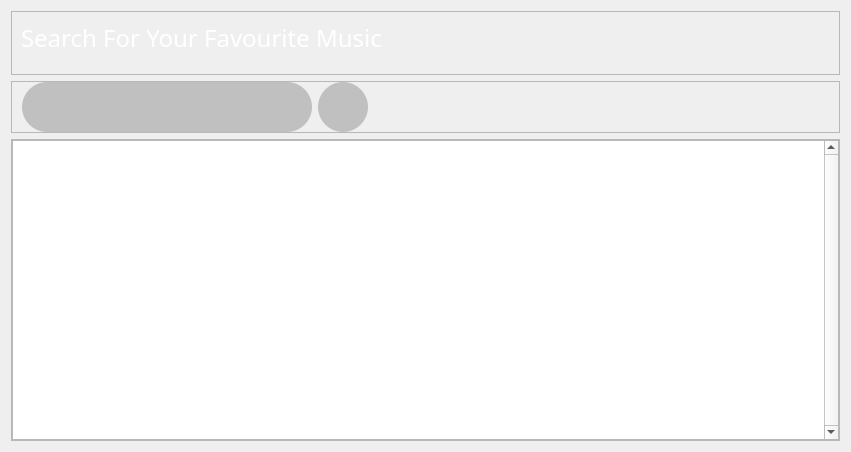
         <widget class="QWidget" name="explorePage">
          <layout class="QVBoxLayout" name="verticalLayout_2">
           <item>
            <widget class="QFrame" name="searchHeadingFrame">
             <property name="frameShape">
              <enum>QFrame::StyledPanel</enum>
             </property>
             <property name="frameShadow">
              <enum>QFrame::Raised</enum>
             </property>
             <layout class="QGridLayout" name="gridLayout_24">
              <property name="bottomMargin">
               <number>19</number>
              </property>
              <item row="0" column="0">
               <widget class="QLabel" name="searchHeading">
                <property name="minimumSize">
                 <size>
                  <width>390</width>
                  <height>0</height>
                 </size>
                </property>
                <property name="maximumSize">
                 <size>
                  <width>390</width>
                  <height>16777215</height>
                 </size>
                </property>
                <property name="font">
                 <font>
                  <family>Inter 24pt SemiBold</family>
                  <pointsize>18</pointsize>
                 </font>
                </property>
                <property name="styleSheet">
                 <string notr="true">background-color:rgba(0,0,0,0); color:white;</string>
                </property>
                <property name="text">
                 <string>Search For Your Favourite Music</string>
                </property>
               </widget>
              </item>
              <item row="0" column="1">
               <spacer name="horizontalSpacer_14">
                <property name="orientation">
                 <enum>Qt::Horizontal</enum>
                </property>
                <property name="sizeHint" stdset="0">
                 <size>
                  <width>40</width>
                  <height>20</height>
                 </size>
                </property>
               </spacer>
              </item>
             </layout>
            </widget>
           </item>
           <item>
            <widget class="QFrame" name="searchbarFrame">
             <property name="frameShape">
              <enum>QFrame::StyledPanel</enum>
             </property>
             <property name="frameShadow">
              <enum>QFrame::Raised</enum>
             </property>
             <layout class="QHBoxLayout" name="horizontalLayout_12">
              <property name="spacing">
               <number>6</number>
              </property>
              <property name="leftMargin">
               <number>10</number>
              </property>
              <property name="topMargin">
               <number>0</number>
              </property>
              <property name="rightMargin">
               <number>0</number>
              </property>
              <property name="bottomMargin">
               <number>0</number>
              </property>
              <item>
               <widget class="QLineEdit" name="searchBox">
                <property name="minimumSize">
                 <size>
                  <width>290</width>
                  <height>50</height>
                 </size>
                </property>
                <property name="maximumSize">
                 <size>
                  <width>290</width>
                  <height>49</height>
                 </size>
                </property>
                <property name="font">
                 <font>
                  <family>Inter 18pt</family>
                  <pointsize>12</pointsize>
                 </font>
                </property>
                <property name="styleSheet">
                 <string notr="true">

QLineEdit {
    background-color: rgba(0, 0, 0, 150);  /* Background color (optional) */
    color: white;                          /* Text color */
/*     border: 1px solid rgba(255, 255, 255, 200); Border color */
    padding: 8px;                         /* Padding inside the line edit */
	border-radius:25px;
	background:rgba(0,0,0,50);
}

QLineEdit:focus {
	border-radius:25px;
	padding:8px;
    border: 2px solid rgba(255, 255, 255, 255); /* Highlight border color */
    background-color: rgba(0, 0, 0, 100); /* Highlight color */
}</string>
                </property>
               </widget>
              </item>
              <item>
               <widget class="QPushButton" name="search">
                <property name="minimumSize">
                 <size>
                  <width>50</width>
                  <height>50</height>
                 </size>
                </property>
                <property name="maximumSize">
                 <size>
                  <width>50</width>
                  <height>50</height>
                 </size>
                </property>
                <property name="styleSheet">
                 <string notr="true">QPushButton {
border-radius:25px;
background-color:rgba(0,0,0,50);
border:none;
}

QPushButton::hover {
border-radius:25px;
background-color:rgba(255,255,255, 50);
border:none;
}

QPushButton::pressed {
border-radius:25px;
background-color:rgba(255,255,255, 30);
border:none;
}
</string>
                </property>
                <property name="text">
                 <string/>
                </property>
                <property name="icon">
                 <iconset>
                  <normaloff>../../../../Downloads/icons8-search-90.png</normaloff>../../../../Downloads/icons8-search-90.png</iconset>
                </property>
                <property name="iconSize">
                 <size>
                  <width>24</width>
                  <height>24</height>
                 </size>
                </property>
               </widget>
              </item>
              <item>
               <spacer name="horizontalSpacer_13">
                <property name="orientation">
                 <enum>Qt::Horizontal</enum>
                </property>
                <property name="sizeHint" stdset="0">
                 <size>
                  <width>471</width>
                  <height>20</height>
                 </size>
                </property>
               </spacer>
              </item>
             </layout>
            </widget>
           </item>
           <item>
            <widget class="QFrame" name="explorePageBody">
             <property name="minimumSize">
              <size>
               <width>0</width>
               <height>300</height>
              </size>
             </property>
             <property name="maximumSize">
              <size>
               <width>16777215</width>
               <height>16777215</height>
              </size>
             </property>
             <property name="frameShape">
              <enum>QFrame::StyledPanel</enum>
             </property>
             <property name="frameShadow">
              <enum>QFrame::Raised</enum>
             </property>
             <layout class="QGridLayout" name="gridLayout_5">
              <property name="leftMargin">
               <number>0</number>
              </property>
              <property name="topMargin">
               <number>0</number>
              </property>
              <property name="rightMargin">
               <number>0</number>
              </property>
              <property name="bottomMargin">
               <number>0</number>
              </property>
              <item row="0" column="0">
               <widget class="QListWidget" name="searchResults">
                <property name="minimumSize">
                 <size>
                  <width>400</width>
                  <height>300</height>
                 </size>
                </property>
                <property name="maximumSize">
                 <size>
                  <width>16777215</width>
                  <height>16777215</height>
                 </size>
                </property>
                <property name="font">
                 <font>
                  <family>Inter</family>
                 </font>
                </property>
                <property name="styleSheet">
                 <string notr="true">    QListWidget::item {
        selection-background-color: transparent; /* No background on selection */
        selection-color: transparent;            /* No text color change on selection */
        outline: none;              
	border:none;             /* Remove white selection border */
color:white;
    }

    QListWidget::item:hover {
        background-color: transparent;           /* No hover effect */                     
        outline: none;              
	border:none; /* Keep the same text color */
    }

    QListWidget::item:selected {
        background-color: transparent;           /* No background on selection */
             /* No selection border */
        outline: none;              
	border:none;
    }</string>
                </property>
                <property name="verticalScrollBarPolicy">
                 <enum>Qt::ScrollBarAlwaysOn</enum>
                </property>
                <property name="horizontalScrollBarPolicy">
                 <enum>Qt::ScrollBarAsNeeded</enum>
                </property>
                <property name="selectionMode">
                 <enum>QAbstractItemView::SingleSelection</enum>
                </property>
                <property name="textElideMode">
                 <enum>Qt::ElideLeft</enum>
                </property>
                <property name="verticalScrollMode">
                 <enum>QAbstractItemView::ScrollPerPixel</enum>
                </property>
                <property name="horizontalScrollMode">
                 <enum>QAbstractItemView::ScrollPerPixel</enum>
                </property>
                <property name="movement">
                 <enum>QListView::Static</enum>
                </property>
                <property name="flow">
                 <enum>QListView::TopToBottom</enum>
                </property>
                <property name="isWrapping" stdset="0">
                 <bool>false</bool>
                </property>
                <property name="resizeMode">
                 <enum>QListView::Fixed</enum>
                </property>
                <property name="layoutMode">
                 <enum>QListView::SinglePass</enum>
                </property>
                <property name="spacing">
                 <number>2</number>
                </property>
                <property name="viewMode">
                 <enum>QListView::ListMode</enum>
                </property>
                <property name="uniformItemSizes">
                 <bool>true</bool>
                </property>
                <property name="selectionRectVisible">
                 <bool>false</bool>
                </property>
               </widget>
              </item>
             </layout>
            </widget>
           </item>
          </layout>
         </widget>
